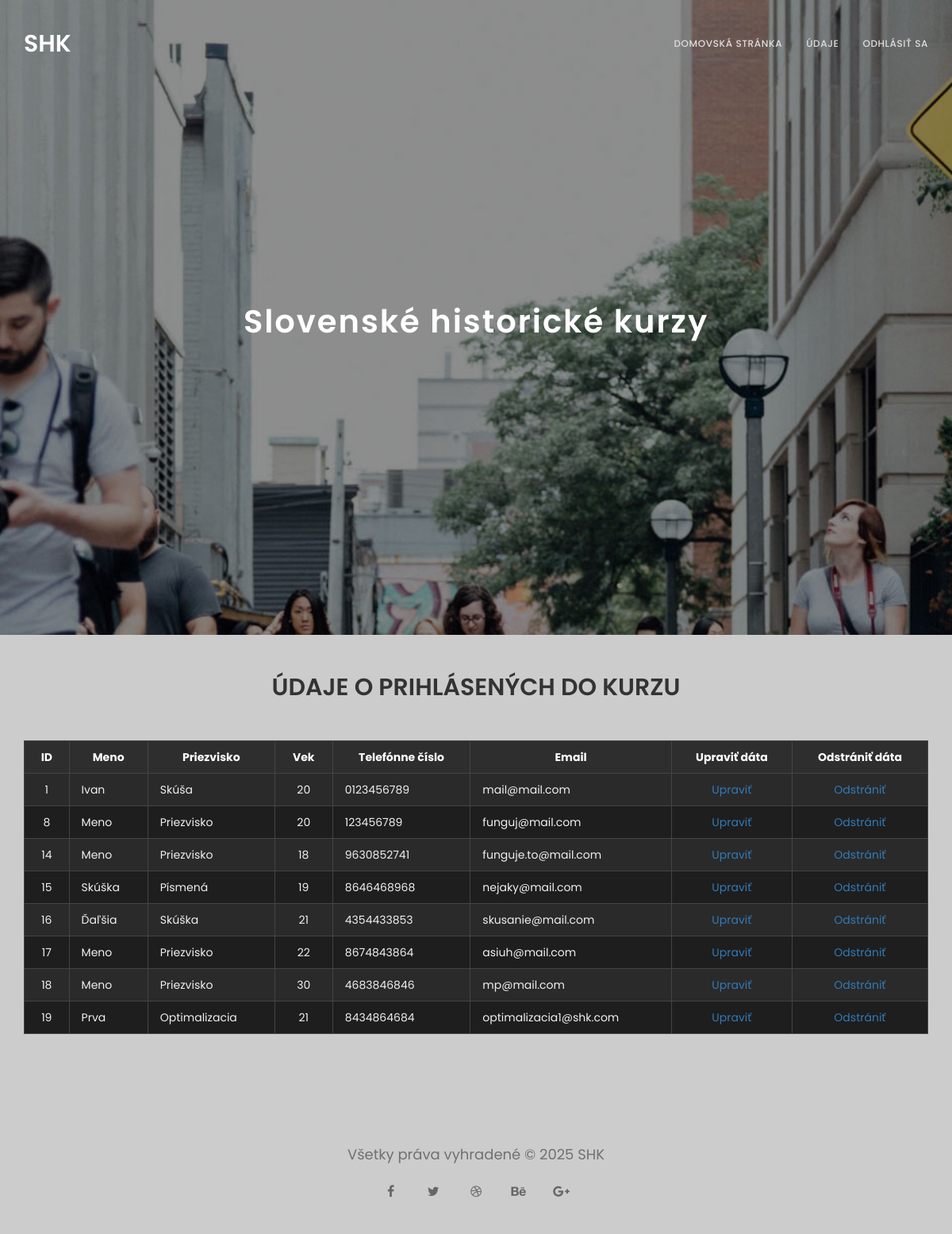
Screenshot of /admin.php (signed in) with the database file from the repository.
### tables this page shows
CREATE TABLE `formdata` (
  `id_formdata` int(11) NOT NULL,
  `meno` varchar(20) NOT NULL,
  `priezvisko` varchar(25) NOT NULL,
  `vek` int(3) NOT NULL,
  `telcislo` varchar(12) NOT NULL,
  `email` varchar(50) NOT NULL
);

### inc/triedy/formdata.php (called while the page is built, shortened)
<?php
    class FormData {
        private $databaza;
        public function __construct(Databaza $databaza) {
            $this->databaza = $databaza->getSpojenie();
        }
        public function index() {
            $dotaz = $this->databaza->prepare("SELECT * FROM formdata");
            $dotaz->execute();
            return $dotaz->fetchAll(PDO::FETCH_ASSOC);
        }
    }
?>

### inc/triedy/databaza.php (called while the page is built, shortened)
<?php
    class Databaza {
        private $host = "localhost", $nazov_db = "databaza_SHK_skuska", $uzivatel = "root", $heslo = "", $charset = "utf8", $pdo;
        public function __construct() {
            $pripojenie = "mysql:host={$this->host};dbname={$this->nazov_db};charset={$this->charset}";
            try {
                $this->pdo = new PDO($pripojenie, $this->uzivatel, $this->heslo);
                $this->pdo->setAttribute(PDO::ATTR_ERRMODE, PDO::ERRMODE_EXCEPTION);
            }
            catch (PDOException $e) {
                die ("Nastala chyba pri pokuse o pripojenie k databáze: " . $e->getMessage());
            }
        }
        public function getSpojenie() {
            return $this->pdo;
        }
    }
?>

### partials/admin_udaje.php (the view)
<section id="tabulka-databazy" class="parallax-section formulare">
	<div class="container">
		<div class="wow fadeInUp" data-wow-delay="0.6s">
			<h2 class="admin-nadpis">Údaje o prihlásených do kurzu</h2>
		</div>
		<div class="row">
			<div class="wow col-md-12 col-sm-12 fadeInUp" data-wow-delay="0.6s">
                      <table class="tabulka-databazy">
                          <tr>
                              <th>ID</th>
                              <th>Meno</th>
                              <th>Priezvisko</th>
                              <th>Vek</th>
                              <th>Telefónne číslo</th>
                              <th>Email</th>
                              <th>Upraviť dáta</th>
                              <th>Odstrániť dáta</th>
                          </tr>
                          <?php
                              if (isset($_SESSION["admin_prihlaseny"]) && $_SESSION["admin_prihlaseny"]) {
                                  $databaza = new Databaza();
                                  $formdata = new FormData($databaza);
                                  $_SESSION["admin_udaje"] = $formdata->index();
                                  foreach($_SESSION["admin_udaje"] as $riadok) {
                                      echo "<tr>";
                                      echo "<td class=\"td-center\">".$riadok["id_formdata"]."</td>";
                                      echo "<td>".$riadok["meno"]."</td>";
                                      echo "<td>".$riadok["priezvisko"]."</td>";
                                      echo "<td class=\"td-center\">".$riadok["vek"]."</td>";
                                      echo "<td>".$riadok["telcislo"]."</td>";
                                      echo "<td>".$riadok["email"]."</td>";
                                      echo '<td class="td-center"><a href="admin_uprava.php?id='.$riadok["id_formdata"].'" target="_blank">Upraviť</a></td>';
                                      echo '<td class="td-center"><a href="?delete='.$riadok["id_formdata"].'" onclick="return confirm(\'Určite chcete vymazať tieto údaje?\')">Odstrániť</a></td>';
                                      echo "</tr>";
                                  }
                              }
                          ?>
                      </table>
                  </div>
		</div>
	</div>
</section>

### partials/header.php (shortened to what this page needs)
<!DOCTYPE html>
<html lang="sk">
	<head>
		<link rel="stylesheet" href="css/bootstrap.min.css">
		<link rel="stylesheet" href="css/animate.css">
		<link rel="stylesheet" href="css/font-awesome.min.css">
		<link rel="stylesheet" href="css/owl.theme.css">
		<link rel="stylesheet" href="css/owl.carousel.css">
		<link rel="stylesheet" href="css/style.css">
	</head>
	<body data-spy="scroll" data-offset="50" data-target=".navbar-collapse">
		<div class="navbar navbar-fixed-top custom-navbar" role="navigation">
			<div class="container">
				<div class="navbar-header">
					<a href="index.php" class="navbar-brand">SHK</a>
				</div>
				<div class="collapse navbar-collapse">
					<ul class="nav navbar-nav navbar-right">
						<?php
							$vystup = "";
							foreach($odkazy_navigacia as $nazov_odkazu => $odkaz){
								$vystup .= '<li><a href="' . $odkaz . '" class="smoothScroll">' . $nazov_odkazu . '</a></li>';
							}
							echo($vystup);
						?>
					</ul>
				</div>
			</div>
		</div>

### admin.php (shortened to what this page needs)
<?php
    if (isset($_SESSION["admin_prihlaseny"]) && $_SESSION["admin_prihlaseny"]) {
        $odkazy_navigacia = array("Domovská stránka" => "index.php", "Údaje" => "#tabulka-databazy", "Odhlásiť sa" => "odhlasenie.php");
    }
    else {
        $odkazy_navigacia = array("Domovská stránka" => "index.php", "Prihlásiť sa" => "#admin-prihlasenie");
    }
	require("partials/header.php");
?>
		<section id="intro" class="parallax-section">
			<div class="container">
				<div class="row">
					<div class="col-md-12 col-sm-12">
						<h1 class="wow bounceIn" data-wow-delay="0.9s">Slovenské historické kurzy</h1>
					</div>
				</div>
			</div>
		</section>
        <?php
            if (isset($_SESSION["admin_prihlaseny"]) && $_SESSION["admin_prihlaseny"]) {
                require_once("partials/admin_udaje.php");
            }
            else {
                require_once("partials/admin_prihlasenie.php");
            }
        ?>
<?php
	include("partials/footer.php");
?>

### partials/footer.php (shortened to what this page needs)
		<footer>
			<div class="container">
				<div class="row">
					<div class="col-md-12 col-sm-12">
						<p class="wow fadeInUp" data-wow-delay="0.6s">Všetky práva vyhradené &copy; 2025 SHK</p>
						<ul class="social-icon">
							<li><a href="#" class="fa fa-facebook wow fadeInUp" data-wow-delay="1s"></a></li>
							<li><a href="#" class="fa fa-twitter wow fadeInUp" data-wow-delay="1.3s"></a></li>
							<li><a href="#" class="fa fa-dribbble wow fadeInUp" data-wow-delay="1.6s"></a></li>
							<li><a href="#" class="fa fa-behance wow fadeInUp" data-wow-delay="1.9s"></a></li>
							<li><a href="#" class="fa fa-google-plus wow fadeInUp" data-wow-delay="2s"></a></li>
						</ul>
					</div>
				</div>
			</div>
		</footer>
	</body>
</html>

### css/style.css (style rules this page uses)
body { background: #cccccc; font-family: 'Poppins', sans-serif; font-style: normal; font-weight: 400; }
h1,h2,h3,h4,h5,h6 { font-weight: 600; }
h1 { font-size: 40px; letter-spacing: 2px; }
h2 { font-size: 30px; text-transform: uppercase; }
p { color: #707070; font-size: 18px; line-height: 24px; }
a { text-decoration: none !important; outline: none; }
#detail, #video, #speakers, #program, #sponsors, #contact, footer { padding-top: 10rem; padding-bottom: 10rem; }
#detail, #speakers, #sponsors, footer { text-align: center; }
.parallax-section { background-attachment: fixed !important; background-size: cover !important; }
.custom-navbar { margin-bottom: 0; background-color: #101010; }
.custom-navbar .navbar-brand { color: #ffffff; font-weight: 600; font-size: 3rem; line-height: 40px; }
.custom-navbar .nav li a { color: #ddd; font-size: 12px; font-weight: 500; letter-spacing: 0.6px; text-transform: uppercase; line-height: 40px; transition: all 0.4s ease-in-out; }
@media (min-width:768px) { .custom-navbar { padding: 20px 0; border-bottom: 0; background: 0 0; } }
#intro { background: url('../images/intro-bg.jpg') 50% 0 repeat-y fixed; -webkit-background-size: cover; background-size: cover; background-position: center center; color: #ffffff; display: -webkit-box; display: -webkit-flex; display: -ms-flexbox; display: flex; -webkit-box-align: center; -webkit-align-items: center; -ms-flex-align: center; align-items: center; height: 100vh; text-align: center; }
#tabulka-databazy { padding-top: 30px; padding-bottom: 20px; }
#tabulka-databazy h2 { text-align: center; margin-bottom: 30px; }
.tabulka-databazy { width: 100%; border-collapse: collapse; margin: 20px auto; background-color: #1e1e1e; color: #f0f0f0; }
.tabulka-databazy .td-center { text-align: center; }
.tabulka-databazy th, .tabulka-databazy td { border: 1px solid #444; padding: 10px 15px; text-align: left; }
.tabulka-databazy th { background-color: #2e2e2e; font-weight: bold; color: #ffffff; text-align: center; }
.tabulka-databazy tr:nth-child(even) { background-color: #2a2a2a; }
footer { background-attachment: fixed; }
.social-icon { position: relative; padding: 0; margin: 0; }
.social-icon li { display: inline-block; list-style: none; }
.social-icon li a { color: #666; border-radius: 100px; font-size: 16px; text-decoration: none; transition: all 0.4s ease-in-out; width: 50px; height: 50px; line-height: 50px; text-align: center; vertical-align: middle; }

### rows the page displays
formdata: id_formdata "1", meno "Ivan", priezvisko "Skúša", vek "20", telcislo "0123456789", email "mail@mail.com"
formdata: id_formdata "8", meno "Meno", priezvisko "Priezvisko", vek "20", telcislo "123456789", email "funguj@mail.com"
formdata: id_formdata "14", meno "Meno", priezvisko "Priezvisko", vek "18", telcislo "9630852741", email "funguje.to@mail.com"
formdata: id_formdata "15", meno "Skúška", priezvisko "Písmená", vek "19", telcislo "8646468968", email "nejaky@mail.com"
formdata: id_formdata "16", meno "Ďaľšia", priezvisko "Skúška", vek "21", telcislo "4354433853", email "skusanie@mail.com"
formdata: id_formdata "17", meno "Meno", priezvisko "Priezvisko", vek "22", telcislo "8674843864", email "asiuh@mail.com"
formdata: id_formdata "18", meno "Meno", priezvisko "Priezvisko", vek "30", telcislo "4683846846", email "mp@mail.com"
formdata: id_formdata "19", meno "Prva", priezvisko "Optimalizacia", vek "21", telcislo "8434864684", email "optimalizacia1@shk.com"

### other values shown
$nazov_odkazu "DOMOVSKÁ STRÁNKA"
$nazov_odkazu "ÚDAJE"
$nazov_odkazu "ODHLÁSIŤ SA"
